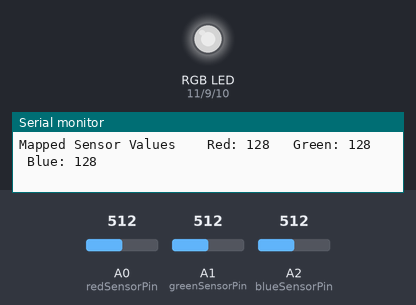
The sketch below on a simulated Arduino Uno, built with avr-gcc and run on an emulated ATmega328P. Shown: an RGB LED mixed from three pins (HIGH = lit), the last lines printed to the serial monitor. The test bench sets the inputs (shaded band); at power-on: A0 (redSensorPin) = 512, A1 (greenSensorPin) = 512, A2 (blueSensorPin) = 512. Dim RGB values are drawn brighter than linear.

Above: at 1.2 s.
1.3 s: A0 (redSensorPin) set to 417
At 2.4 s:
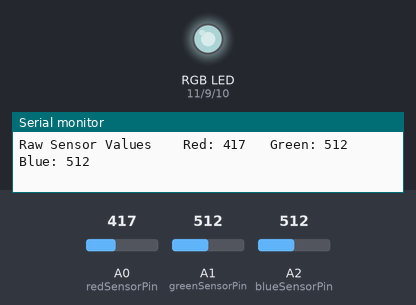
4.3 s: A0 (redSensorPin) set to 384
At 5.7 s:
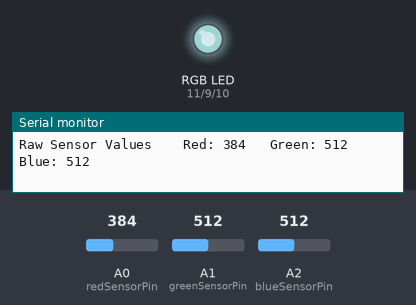
7.3 s: A1 (greenSensorPin) set to 413
At 8.0 s:
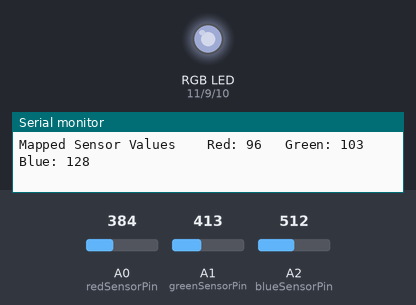
10.3 s: A1 (greenSensorPin) set to 389
At 10.9 s:
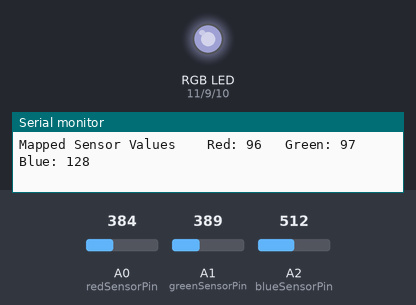
13.3 s: A2 (blueSensorPin) set to 415
At 14.6 s:
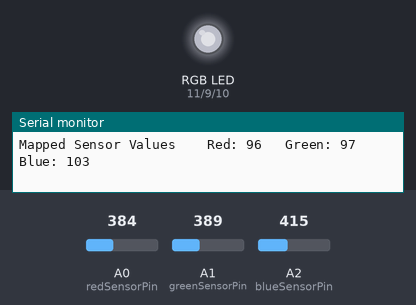
16.3 s: A2 (blueSensorPin) set to 381
At 17.0 s:
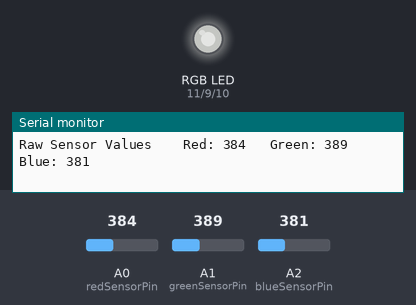
Timing chart, 0 to 19.3 s (numbered marks = the images above; inputs shaded):
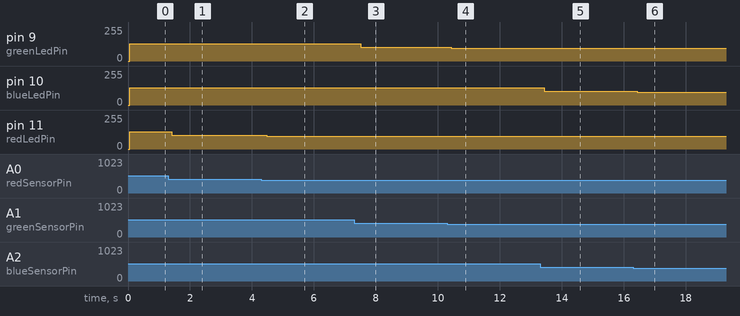

Measured:
- after the input at 1.3 s, pin 11 (redLedPin): 128/255 → 104/255 after 0.12 s
- after the input at 4.3 s, pin 11 (redLedPin): 104/255 → 96/255 after 0.18 s
- after the input at 7.3 s, pin 9 (greenLedPin): 128/255 → 103/255 after 0.21 s
- after the input at 10.3 s, pin 9 (greenLedPin): 103/255 → 97/255 after 0.13 s
- after the input at 13.3 s, pin 10 (blueLedPin): 128/255 → 103/255 after 0.13 s
- after the input at 16.3 s, pin 10 (blueLedPin): 103/255 → 95/255 after 0.14 s

The sketch:

rgbLed_sensor.ino
```cpp
const int greenLedPin = 9;
const int redLedPin = 11;
const int blueLedPin = 10;//declare led pin

const int redSensorPin = A0;
const int greenSensorPin = A1;
const int blueSensorPin = A2;

int redValue = 0;
int greenValue = 0;
int blueValue = 0;


int redSensorValue = 0;
int greenSensorValue = 0;
int blueSensorValue = 0;

void setup() {
  // put your setup code here, to run once:
Serial.begin(9600);

pinMode(greenLedPin,OUTPUT);
pinMode(redLedPin,OUTPUT);
pinMode(blueLedPin,OUTPUT);
}

void loop() {
  // put your main code here, to run repeatedly:
redSensorValue = analogRead(redSensorPin);
delay(5);
greenSensorValue = analogRead(greenSensorPin);
delay(5);
blueSensorValue = analogRead(blueSensorPin);

Serial.print("Raw Sensor Values \t Red: ");
Serial.print(redSensorValue);
Serial.print("\t Green: ");
Serial.print(greenSensorValue);
Serial.print("\t Blue: ");
Serial.println(blueSensorValue);
redValue = redSensorValue/4;
greenValue = greenSensorValue/4;
blueValue = blueSensorValue/4;


Serial.print("Mapped Sensor Values \t Red: ");
Serial.print(redValue);
Serial.print("\t Green: ");
Serial.print(greenValue);
Serial.print("\t Blue: ");
Serial.println(blueValue);


analogWrite(redLedPin,redValue);
analogWrite(greenLedPin,greenValue);
analogWrite(blueLedPin,blueValue);


}
```
